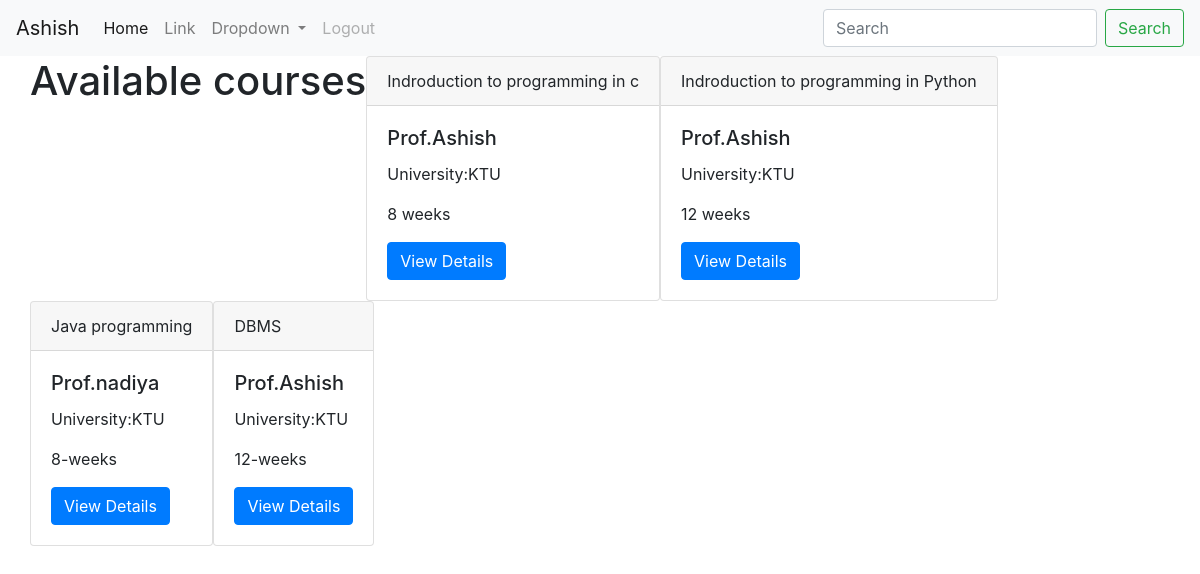
The page /home (signed in) on the database its author committed.
### Course/models.py (models this page shows, shortened)
class Course(models.Model):
    course_name = models.CharField(max_length=50)
    duration = models.CharField(max_length=50)
    university = models.ForeignKey(University, on_delete=models.CASCADE)
    faculty = models.ForeignKey(Faculty, on_delete=models.CASCADE)
    description = models.TextField()
    created_date = models.DateField()
    is_active = models.BooleanField(default=True)

### admin_management/models.py (models this page shows)
class Faculty(models.Model):
    user=models.OneToOneField(User, on_delete=models.CASCADE, null=True)
    address = models.ForeignKey(Address, on_delete=models.CASCADE)
    phone_number=models.IntegerField( null=True)
    university = models.ForeignKey(University, on_delete=models.CASCADE)
    def __str__(self):
        return self.user.first_name

class University(models.Model):
    university_name = models.CharField(max_length=100, null=True)
    address = models.ForeignKey(Address, on_delete=models.CASCADE)
    email = models.EmailField()
    mobile_number = models.IntegerField(max_length=15)
    def __str__(self):
        return self.university_name

### user_management/views.py (the view)
# urls.py: path("home", views.HomePage.as_view(), name="home"),
class HomePage(generic.ListView):
    template_name = "home.html"
    model = Course

### user_management/templates/home.html (shortened to what this page needs)
{% extends 'base.html' %}
{% block content %}
<div>
    <h1>Available courses</h1>
    </div>
    {% for c in object_list %}
    <div class="card">
        <div class="card-header">{{c.course_name}}</div>
        <div class="card-body">
          <h5 class="card-title" >Prof.{{c.faculty}}</h5>
          <p class="card-text">University:{{c.university}}</p>
          <p class="card-text">{{c.duration}}</p>
          <a href="{% url 'course-detail' c.id %}" class="btn btn-primary">View Details</a>
        </div>
      </div>
       {% endfor %}
{% endblock %}

### admin_management/templates/base.html (shortened to what this page needs)
<!doctype html>
<html lang="en">
  <head>
    <link rel="stylesheet" href="https://cdn.jsdelivr.net/npm/bootstrap@4.0.0/dist/css/bootstrap.min.css">
  </head>
  <body>
    <nav class="navbar navbar-expand-lg navbar-light bg-light">
        <a class="navbar-brand" href="#">{{request.user.first_name}}</a>
        <div class="collapse navbar-collapse" id="navbarSupportedContent">
          <ul class="navbar-nav mr-auto">
            <li class="nav-item active">
              <a class="nav-link" href="#">Home <span class="sr-only">(current)</span></a>
            </li>
            <li class="nav-item">
              <a class="nav-link" href="#">Link</a>
            </li>
            <li class="nav-item dropdown">
              <a class="nav-link dropdown-toggle" href="#" id="navbarDropdown" role="button" data-toggle="dropdown" aria-haspopup="true" aria-expanded="false">
                Dropdown
              </a>
            </li>
            <li class="nav-item">
              <a class="nav-link disabled" href="{% url 'logout' %}" >Logout</a>
            </li>
          </ul>
          <form class="form-inline my-2 my-lg-0">
            <input class="form-control mr-sm-2" type="search" placeholder="Search" aria-label="Search">
            <button class="btn btn-outline-success my-2 my-sm-0" type="submit">Search</button>
          </form>
        </div>
      </nav>
      <div class="container">
        <div class="row">
        {% block content %}
        {% endblock %}
        </div>
      </div>
  </body>
</html>

### user_management/templates/home.html (style rules this page uses)
h1 { text-align: left; margin-top: 1px; }

### rows shown on the page
Course: course_name "Indroduction to programming in c", faculty "Ashish", university "KTU", duration "8 weeks"
Course: course_name "Indroduction to programming in Python", faculty "Ashish", university "KTU", duration "12 weeks"
Course: course_name "Java programming", faculty "nadiya", university "KTU", duration "8-weeks"
Course: course_name "DBMS", faculty "Ashish", university "KTU", duration "12-weeks"

### other values the page prints
{{ request.user.first_name }} "Ashish"
